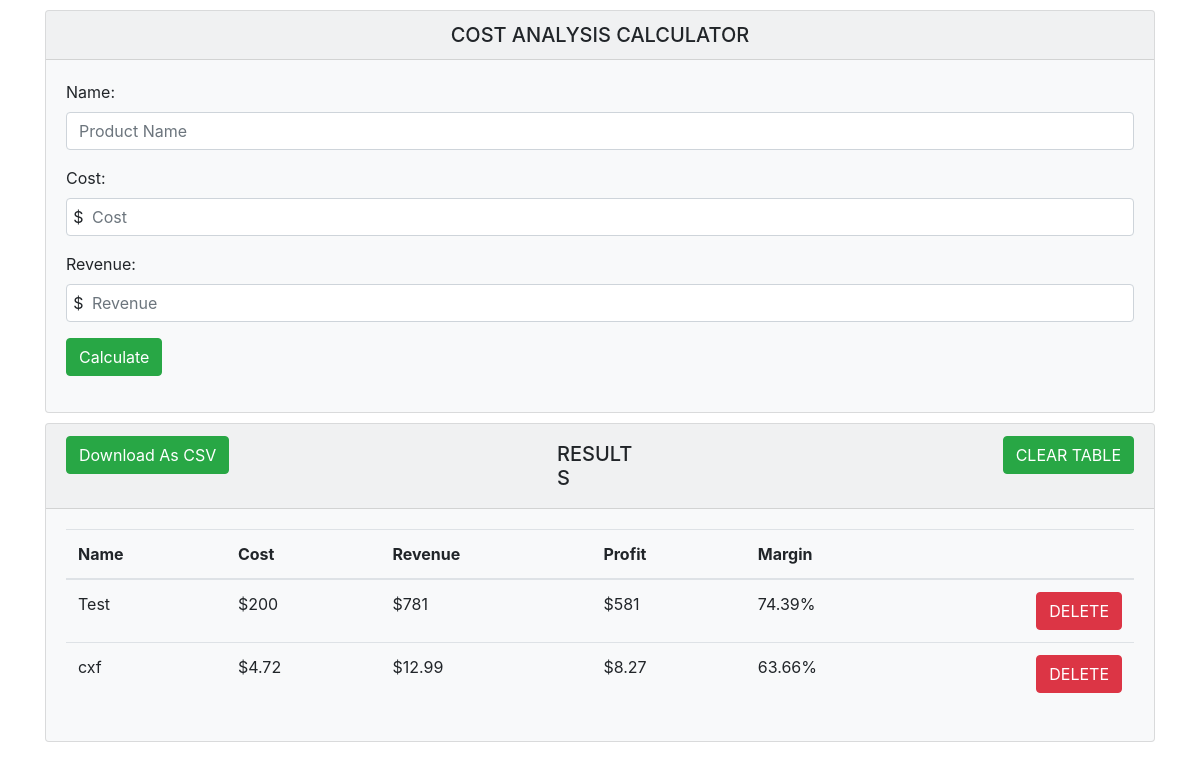
Before: / with the older database file.
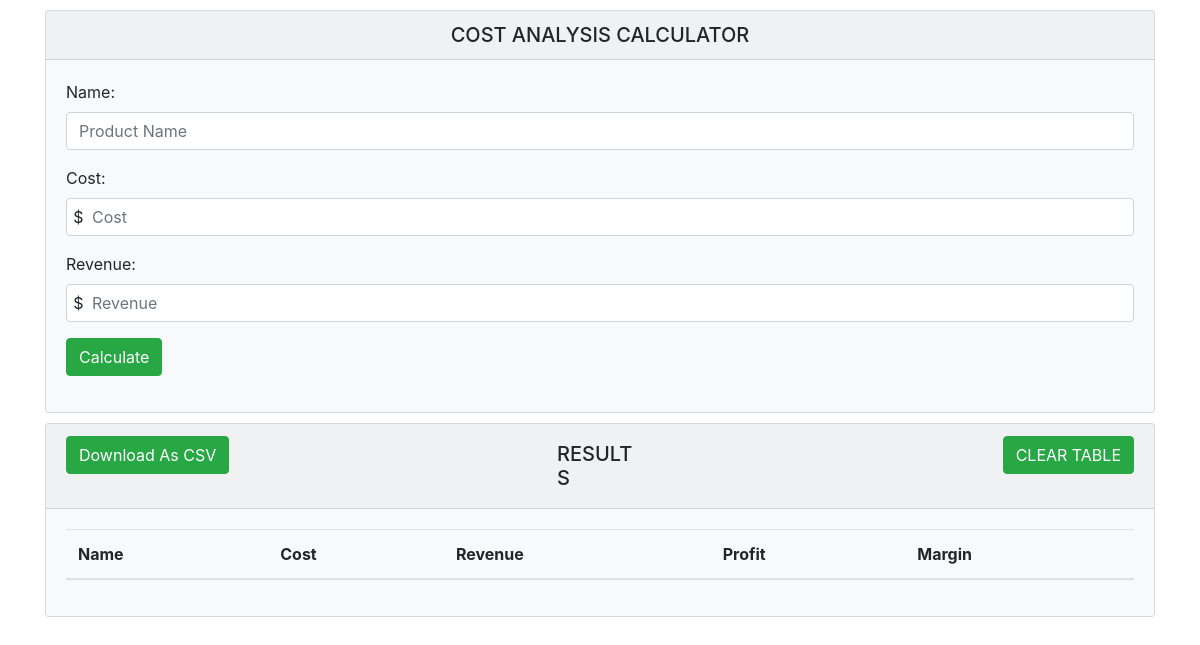
After: the same page with the newer database file.
### tables this page shows
CREATE TABLE calc (
				id INTEGER PRIMARY KEY,
				product TEXT,
				cost INTEGER,
				revenue INTEGER,
				profit INTEGER,
				margin INTEGER);

### app.py (the view, shortened to what this page needs)
@app.route('/', methods=["GET", "POST"])
def home():
	conn = sqlite3.connect('calculations.db')
	c = conn.cursor()
	c.execute("""CREATE TABLE IF NOT EXISTS calc (
				id INTEGER PRIMARY KEY,
				product TEXT,
				cost INTEGER,
				revenue INTEGER,
				profit INTEGER,
				margin INTEGER)""")
	c.execute("SELECT * FROM calc")
	items = c.fetchall()
	for item in items:
		print(item)
	conn.commit()
	conn.close()
	return render_template('index.html', items=items)

### templates/index.html (shortened to what this page needs)
{% extends 'base.html' %}
{% block body %}
<div class="container">
	<div class="row">
		<div class="col">
			<div class='card bg-light'>
				<div class='card-header text-center'>
					<h5>COST ANALYSIS CALCULATOR</h5>
				</div>
				<div class="card-body">
					<form action='/' method="post">
						<div class="form-group">
							<label for="Number One">Name:</label>
							<input class="form-control" type="text" ondrop="return false;"placeholder="Product Name" name="product" autocomplete="off" required>
						</div>
						<div class="form-group">
							<label for="Number One">Cost:</label>
							<div class="input-icon">
								<input class="form-control" type="text" ondrop="return false;" onkeypress="return event.charCode>=46 && event.charCode<=57" placeholder="Cost" name="cost" autocomplete="off" required>
								<i>$</i>
							</div>
						</div>
						<div class="form-group">
							<label for="Number Two">Revenue:</label>
							<div class="input-icon">
								<input class="form-control" type="text" ondrop="return false;" onkeypress="return event.charCode>=46 && event.charCode<=57" placeholder="Revenue" name="revenue" autocomplete="off" required>
								<i>$</i>
							</div>
						</div>
						<div class="form-group">
							<input class='btn btn-success' type="submit" value="Calculate" name="submit">
						</div>
					</form>
				</div>
			</div>
		</div>
	</div>
	<div class="row">
		<div class="col">
			<div class='card bg-light'>
				<div class='card-header'>
					<a class='btn btn-success' id="downloadBtn" href="/data" download="margins.csv">Download As CSV</a>
					<a class='btn btn-success' id="clearTable" href="/clear">CLEAR TABLE</a>
					<h5 id="results">RESULTS</h5>
				</div>
				<div class="card-body">
					<div class="table-responsive-lg">
						<table class="table">
							<thead>
								<tr>
									<th scope="col">Name</th>
									<th scope="col">Cost</th>
									<th scope="col">Revenue</th>
									<th scope="col">Profit</th>
									<th scope="col">Margin</th>
								</tr>
							</thead>
							<tbody>
								{% for item in items %}
								<tr>
									<td>{{ item[1] }}</td>
									<td>${{ item[2] }}</td>
									<td>${{ item[3] }}</td>
									<td>${{ item[4] }}</td>
									<td>{{ item[5] }}%
										<a href="/delete?id={{ item[0] }}" class="btn btn-danger rightAligned" value="Delete">DELETE</a>
									</td>
								</tr>
								{% endfor %}
							</tbody>
						</table>
					</div>
				</div>
			</div>
		</div>
	</div>
</div>
{% endblock %}

Changed rows visible on the page:
removed calc: product "Test", cost "200", revenue "781", profit "581", margin "74.39"
removed calc: product "cxf", cost "4.72", revenue "12.99", profit "8.27", margin "63.66"
